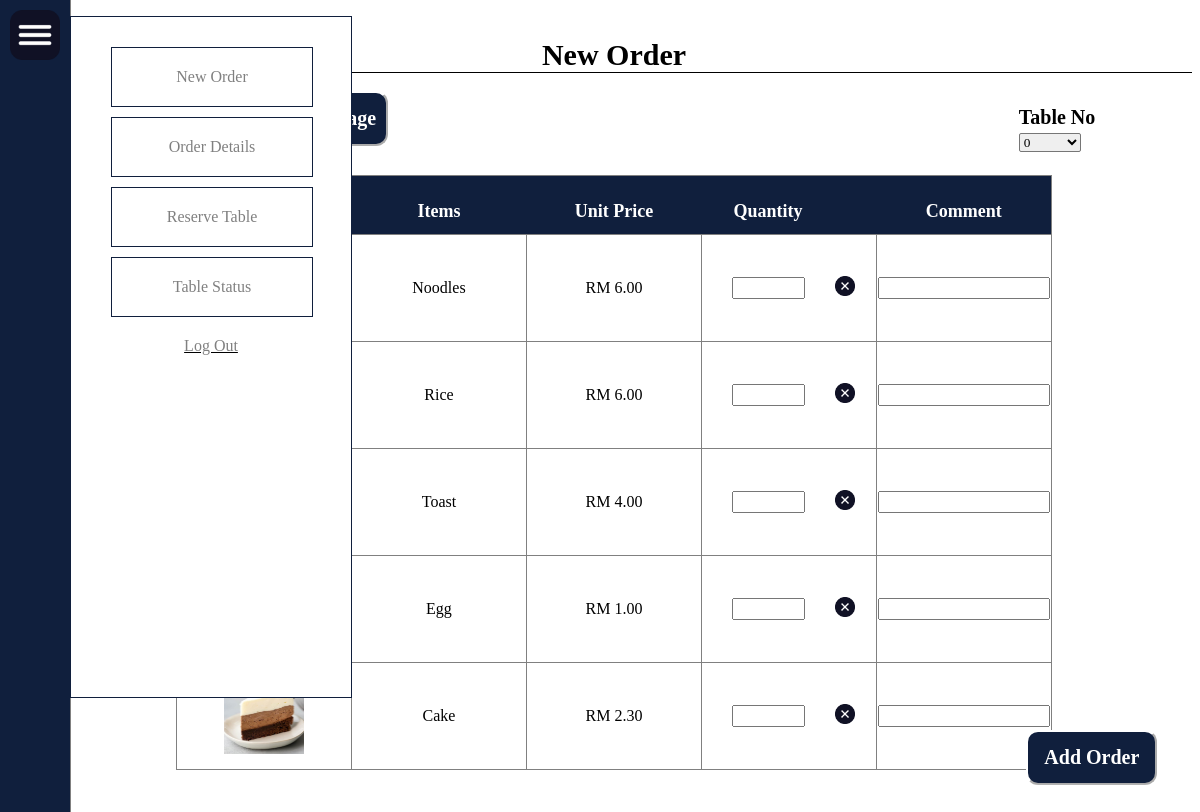
The page /menu1.php on the database its author committed.
### tables this page shows
CREATE TABLE `menuitems` (
  `ITEMNO` int(5) NOT NULL,
  `name` varchar(50) NOT NULL,
  `price` decimal(10,2) NOT NULL,
  `discount` decimal(10,2) NOT NULL DEFAULT '0.00',
  `category` varchar(20) NOT NULL,
  `img` varchar(255) NOT NULL
);

### menu1.php (the view, shortened to what this page needs)
<!DOCTYPE html>
<html>
	<head>
		<link rel="stylesheet" href="menu1.css?cuhuhuh={random number/string}">
	</head>
	<header>
	<?php include'navigation.php'?>
	</header>
	<body>
	<div id=title >New Order</div>
	<br>
	<div id=table >
	<?php
		$conn=mysqli_connect("localhost","root","","tabletable");
			$sql= "SELECT itemno,name,price,img,discount from menuitems where category='Food'";
			$result = mysqli_query($conn,$sql);
			if($result->num_rows>0){
				$sqltable=mysqli_query($conn, "SELECT idtable FROM tabledb");
					echo "Table No <select name='id' onChange='myFunction(event)'>";
					while($rowtable = $sqltable->fetch_assoc())
					{
						echo
						" <option value=".$rowtable['idtable'].">".$rowtable['idtable']."</option>";
					}
					echo "</select>";
			}
	?>
	</div>
		<div class="menuNav">
			<button onclick="categorize('food')">Food</button>
			<button onclick="categorize('beverage')">Beverage</button>
		</div>
		<p></p><br><br><br>
		<form method="post" action="add_order.php">
		<div id="foodDIV">
			<table>
				<tr >
					<th>Items</th>
					<th>Unit Price</th>
					<th id=qtyth >Quantity</th>
					<th id=removeth></th>
					<th>Comment</th>
				</tr>
			<?php
			$conn=mysqli_connect("localhost","root","","tabletable");
			$sql= "SELECT itemno,name,price,img,discount from menuitems where category='Food'";
			$result =$conn ->query($sql);
			if($result->num_rows>0){
				while($row=$result->fetch_assoc()){
					$hun=number_format($row['price']-($row['discount']*$row['price']/100),2);
					echo "<tr>";
					echo "<td>";?> <img id=list src="<?php echo $row["img"];?>" height="80" width="80"><?php echo"</td>";
					echo
						"
						<td><input type='hidden' name='order[".$row['itemno']."][itemno]' value='".$row['itemno']."'>".$row["name"]."</td>
						<td>RM    ".$hun."</td>
						<td id=qty><input type='number' min='0' step='1' name='order[".$row['itemno']."][quantity]'></td>
						<td id=removebtn><img src='cross.png' width='20' height='20' onclick='removeItem(".$row['itemno'].")'></td>
						<td><input type='text' rows='1' cols='50' name='order[".$row['itemno']."][comment]'></td>
					</tr>";
				}
				echo"</table>";
			}
			else{
				echo "0 result ";
			}
			?>
		</div>
		<button id="btn" type="submit">Add Order</button>
		</form>
	</body>
</html>

### navigation.php (shortened to what this page needs)
<!DOCTYPE html>
<html>
<head>
<link rel="stylesheet" href="navigation.css?am={random number/string}">
</head>
<header>
<div class="navvv">
	<p id="imageee"><img  src='navi.png' alt='navigation_icon' height='50px' width='50px'></p>
	<ul id="navv">
	  <li class="vava"><a href="menu1.php">New Order</a></li>
	  <li class="vava"><a href="order_page.php">Order Details</a></li>
	  <li class="vava"><a href="reservation.php">Reserve Table</a></li>
	  <li class="vava"><a href="tablestatus.php">Table Status</a></li>
	  <li class="tata"><a href="index.php">Log Out</a></li>
	</ul>
	</div>
</header>
<body>
</body>
</html>

### menu1.css (style rules this page uses)
* { font-family: Times New Roman; }
body { background-color:white; margin-left:3%; }
#table { float: right; font-size:20px; padding:15px; font-weight:bold; margin-right:3%; }
select { width:50%; border-radius:2px; }
#foodDIV { width: 90%; height: 99%; text-align: center; background-color:none; display: none; margin-left:auto; margin-right:auto; }
.menuNav { margin-left:6%; }
.menuNav button { float: left; border-color:white; border-style:outset; outline: none; background-color:#101f3d; color:white; padding: 14px 16px; font-weight:bold; font-size: 20px; width:10%; margin-left:3%; border-radius:12px; }
#removebtn { border-left:none; text-align:left; width:10px; }
#qty { border-right:none; padding-right:1px; }
#qtyth { width:40px; padding-right:1px; }
#removeth { text-align:left; width:10px; }
th { padding-top: 25px; padding-bottom: 12px; width:20%; font-size: 18px; color: white; background-color:#101f3d; }
#list { border-width:2px; margin: 10px; }
#btn { margin-top:10px; text-align: center; text-decoration: none; display: inline-block; float:right; border-color:white; border-style:outset; outline: none; background-color:#101f3d; color:white; padding: 14px 16px; font-weight:bold; font-size: 20px; margin-right:3%; border-radius:12px; position: -webkit-sticky; position: sticky; bottom: 6%; }
td { background-color:white; border:1px solid grey; border-collapse: collapse; margin-left:5px; margin-right:5px; }
table { margin-top:30px; border:1px solid grey; border-collapse: collapse; margin-left:auto; margin-right:auto; }
input[type=number] { width:50%; }
#title { text-align:center; border-bottom:1px solid black; font-size:30px; font-weight:bold; padding-top:30px; width:100%; }

### navigation.css (style rules this page uses)
li a { display: block; width: 80%; margin:10px; margin-right:20px; padding:10px; text-align:center; background-color: white; text-decoration:none; color: grey; }
#navv, .vava { list-style-type: none; }
li { margin:10px; width:200px; border:0.5px solid #101f3d; }
ul { background-color:white; position:absolute; width:220px; margin-left:70px; padding-top:20px; padding-bottom:20px; padding-left:30px; padding-right:30px; float:left; display:none; z-index:8; height:80vh; border:1px solid #101f3d; }
p { float:left; height:100%; }
#imageee { z-index:7; background-color:#101f3d; height:100%; min-height:100vh; padding-right:10px; padding-left:10px; padding-top:10px; margin:0px; border-right:1px solid grey; position: fixed; top: 0; left:0; }
.tata { border:none; text-decoration:underline; }

### rows shown on the page
menuitems: name "Noodles", price "6.00"
menuitems: name "Rice", price "6.00"
menuitems: name "Toast", price "4.00"
menuitems: name "Egg", price "1.00"
menuitems: name "Cake", price "2.30"

### other values the page prints
form field id "0"
